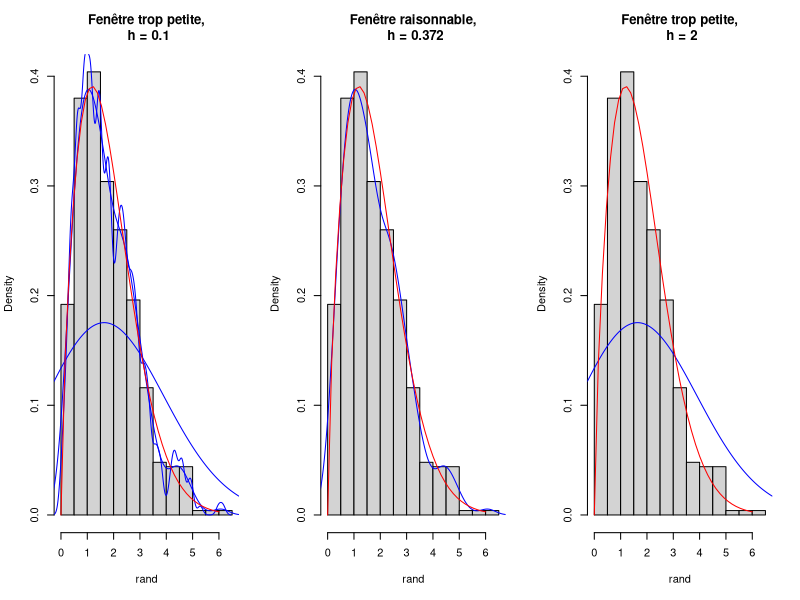

Reproduce this figure in R.
## ---- chunk 1
par(mfrow=c(1,3))

seq <- seq(0,6, length.out = 40)
yweib <- dweibull(seq,1.7,2)
rand <-rweibull(500,1.7,2)

hist(rand, breaks = 12, freq = F, main = "")
lines(density(rand, bw = 0.1), col ="blue")
lines(density(rand), col ="blue")
lines(density(rand, bw = 2), col ="blue")
lines(seq, yweib, col="red")
title("Fenêtre trop petite,\n h = 0.1")

hist(rand, breaks = 12, freq = F, main = "")
lines(density(rand), col ="blue")
lines(seq, yweib, col="red")
title("Fenêtre raisonnable,\n h = 0.372")

hist(rand, breaks = 12, freq = F, main = "")
lines(density(rand, bw = 2), col ="blue")
lines(seq, yweib, col="red")
title("Fenêtre trop petite,\n h = 2")
